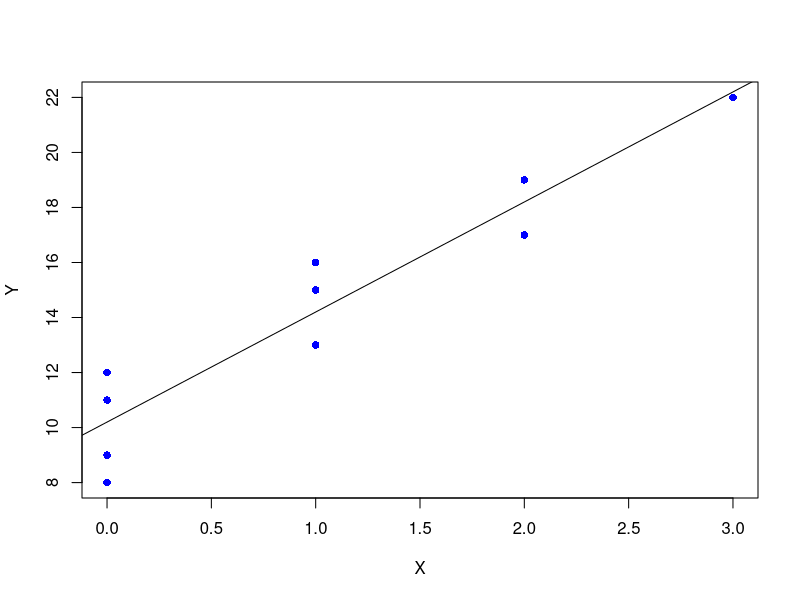
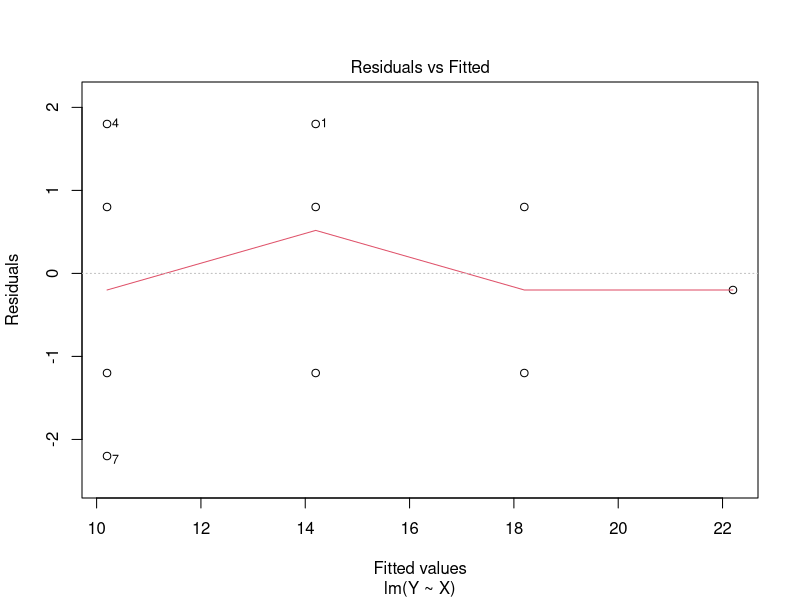
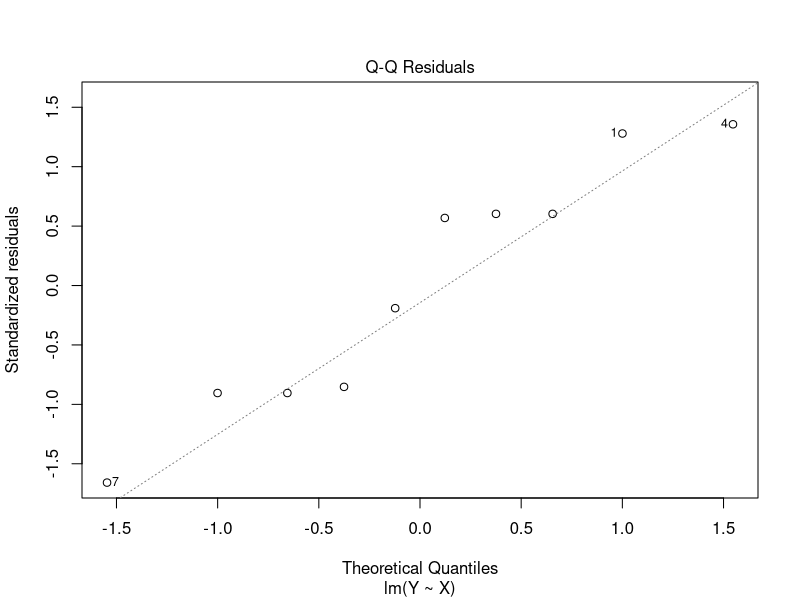
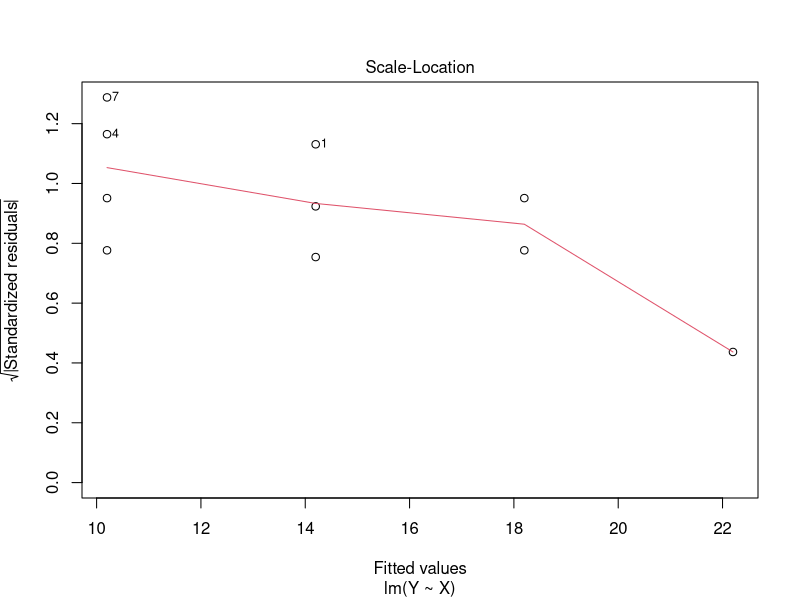
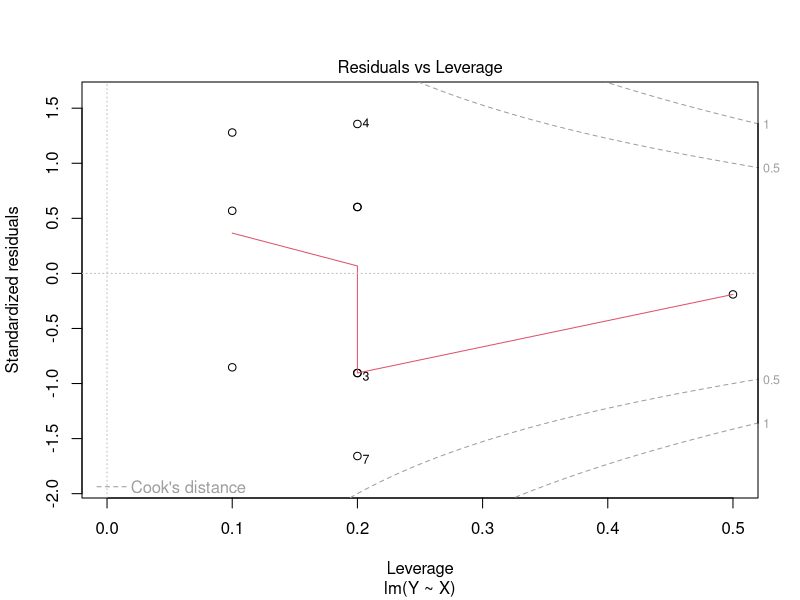
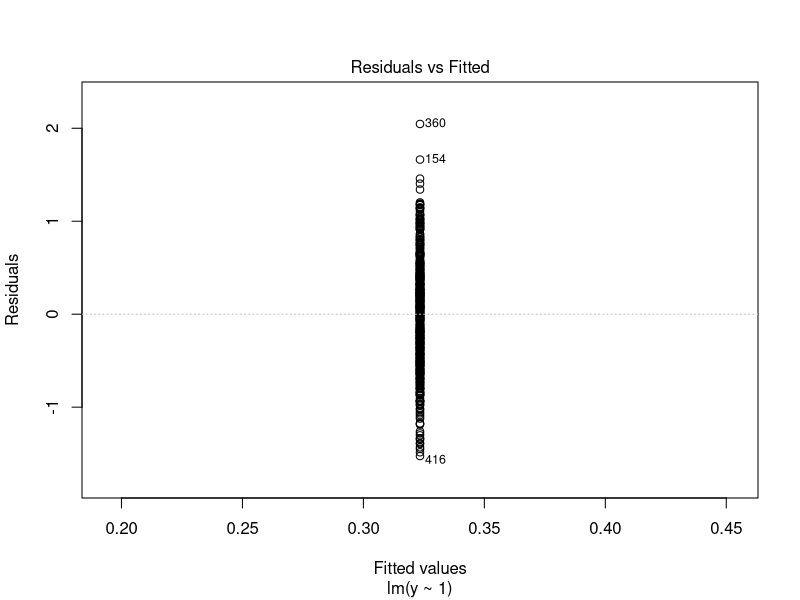
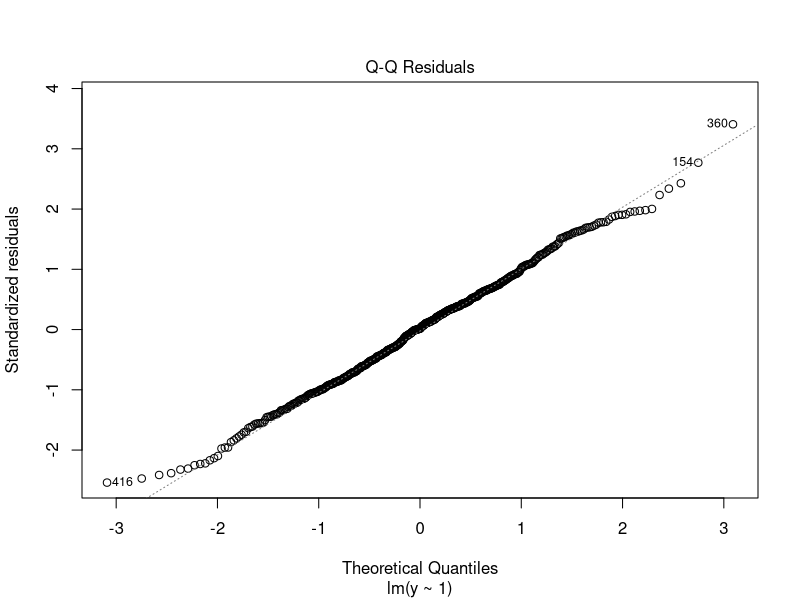
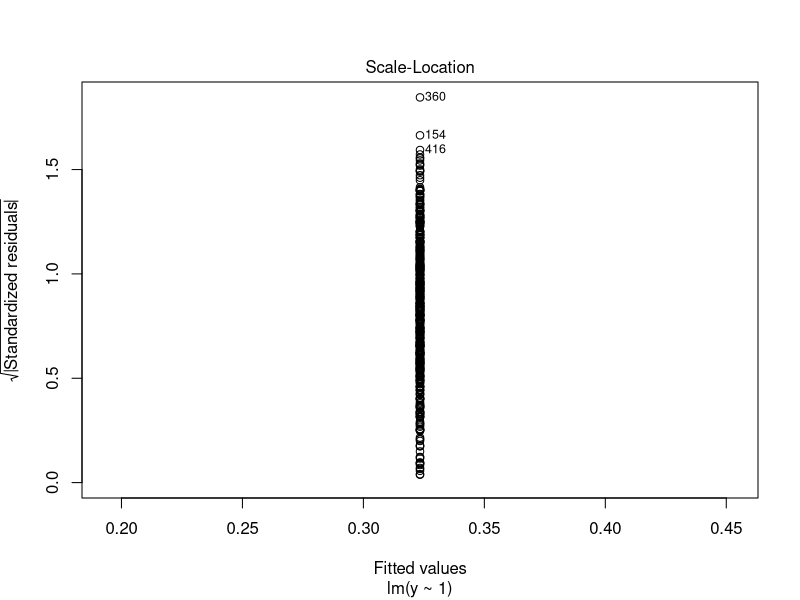

The R script that drew these images, in order:
## ---- chunk 1
knitr::opts_chunk$set(echo = TRUE)
## ---- chunk 2
rm(list = ls())
# 1.21
X<-c(1,0,2,0,3,1,0,1,2,0)
Y<-c(16,9,17,12,22,13,8,15,19,11)

data <- data.frame(X, Y)
slr<-lm(Y ~ X, data = data)
summary(slr)

slr$coefficients
slr$residuals
slr$effects
slr$rank
slr$fitted.values
slr$model

plot(data, pch = 16, col = "blue")
abline(slr)

10.2000  +4*1 

10.2000  +4* mean(X)
mean(Y)

### 1.25 

e<-Y-(10.2000  +4* X)
e
slr$residuals

sum(e^2)
MSE<-sum(e^2)/(10-2)
MSE

#1.38 

e1<-Y-(9 +3* X)
Q1<-sum(e1^2)
Q1

e2<-Y-(11  +5* X)
Q2<-sum(e2^2)
Q2

plot(slr)


## ---- chunk 3
rm(list = ls())
n <- 500 # sampie size of each training set
n_sim <- 1 # number of rounds of simuiation (an important parameter!) 
x0 <- 0.8 # predictor vaiue of interest
df.test <- data.frame(x = x0) # test set of one observation
pred <- matrix(NA, nrow = n_sim, ncol = 5)
bias<- Var<- test.error<- rep(NA, 5)
set.seed(99)
for (k in 1:n_sim) {
# simuiate the training set of n observations for each round 
x <- runif(n)
e <- rnorm(n, sd = 0.5)
y <- x^2 + e # true modeL is quadratic
df.train <- data.frame(x, y)
# fit the five Linear modeis to the training set
model.0 <- lm(y ~ 1, data= df.train) 
model.1 <- lm(y ~ x, data= df.train) 
model.2 <- lm(y~poly(x, 2), data= df.train) 
model.4 <- lm(y~poly(x, 4), data= df.train) 
model.8 <- lm(y~poly(x, 8), data=df.train) 
# calcuiate the predicted vaiue for each linear modei
pred[k, 1] <- predict(model.0, newdata = df.test)
pred[k, 2] <- predict(model.1, newdata = df.test)
pred[k, 3] <- predict(model.2, newdata = df.test)
pred[k, 4] <- predict(model.4, newdata = df.test)
pred[k, 5] <- predict(model.8,newdata = df.test)

}


plot(model.0)
plot(model.1)
plot(model.2)

y0<- x0^2+ rnorm(n_sim, sd = 0.5) # random target of prediction


pred.all <- c(pred[, 1], pred[, 2], pred[, 3], pred[, 4], pred[, 5])
degree<- as.factor(rep(c(0, 1, 2, 4, 8), each= n_sim))
dat <- data.frame(degree, pred.all)


